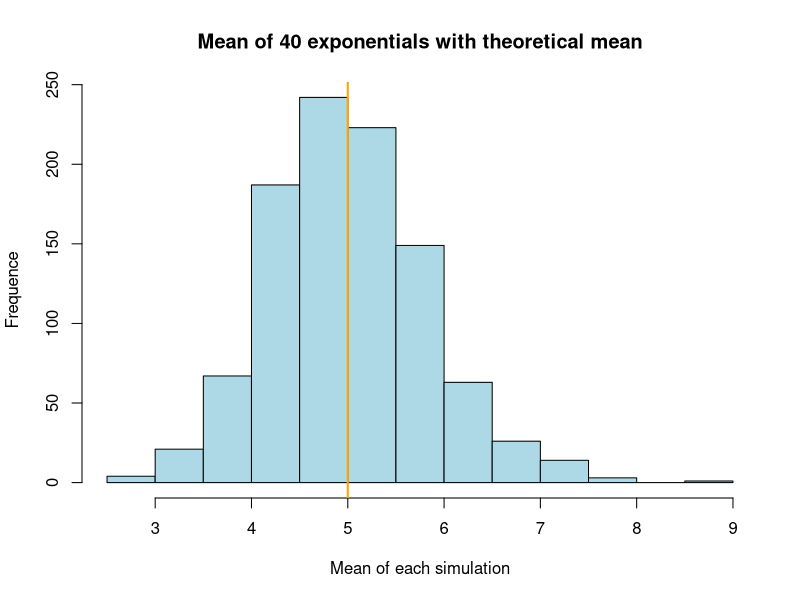
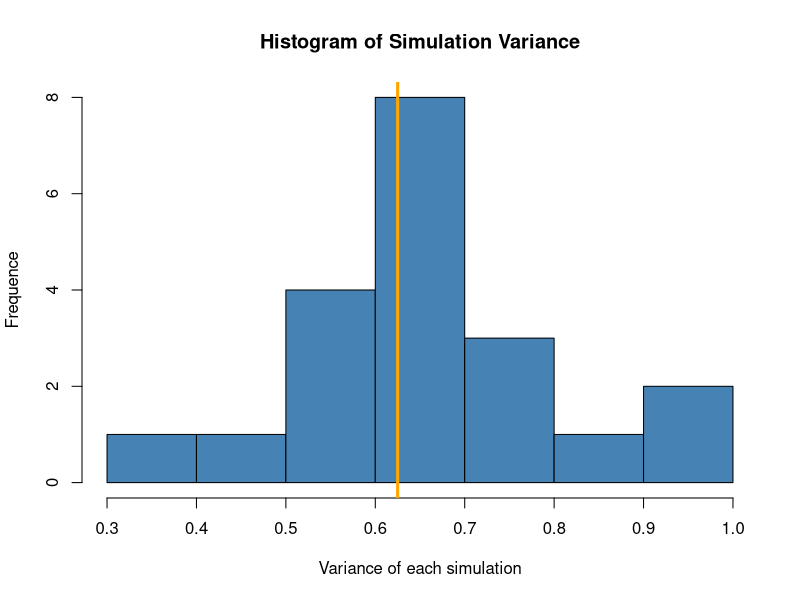
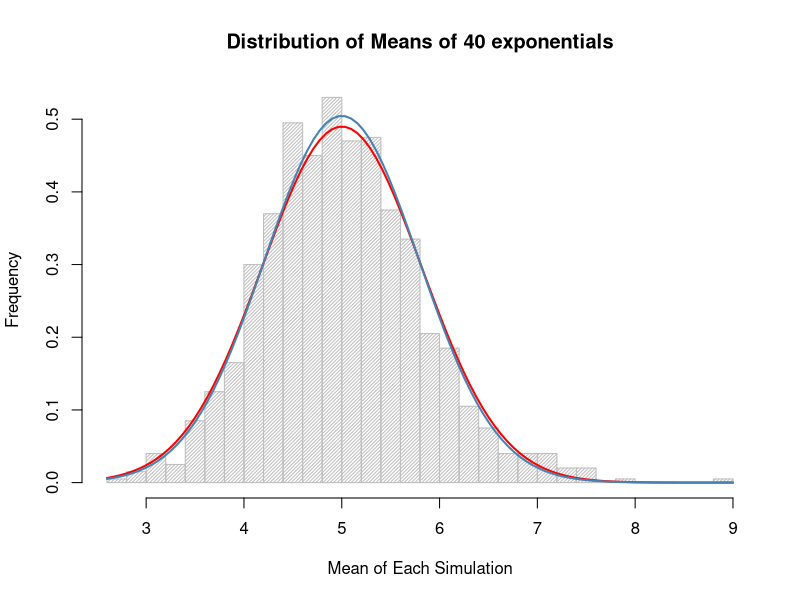

Generate these figures, in order, with R:
## ---- chunk 1
library(knitr)
opts_chunk$set(echo = TRUE, warning = FALSE, message = FALSE)
## ---- chunk 2
set.seed(234) #insure reproducibility
n <- 40 #number of exponentials
lambda <- .2 #default lambda values
sim <- 1000 #number of simulations
z_value <- 1.96 #95% confidence interval
## ---- chunk 3
#create a matrix to hold up data for exponential distribution
data <- matrix(rexp(n*sim, rate = lambda), sim)

## ---- chunk 4
#calculate the mean through each row and assign all means to simMn
simMn <- rowMeans(data)
#the mean of the simMn is what we want to get for comparison
MnMean <- mean(simMn)
paste("The sample mean of our simulations is", round(MnMean, 5))

#For comparison, we print our theoretical mean
theoMean <- 1/lambda
paste("By comparison, our theoretical mean is", theoMean)

paste("The difference is", round(MnMean - theoMean, 5))
## ---- chunk 5
hist(simMn, xlab = "Mean of each simulation", ylab = "Frequence", 
     col = "lightblue", breaks = 20,
     main = "Mean of 40 exponentials with theoretical mean")
abline(v=theoMean, col = "orange", lwd = 2)
## ---- chunk 6
#calculate the variance of all averages
variance <- var(simMn)

#calculate the theoretical variance
theoVar <- (1/lambda)^2/n

#We paste those two variance for comparison
paste("The sample variance of our simulations is", round(variance,5))
paste("By comparison, the theoretical variance of our simulations is", theoVar)
paste("The difference is", round(variance - theoVar, 5))
## ---- chunk 7
#calculate the variance of each simulation
simVar <- c()
for (i in seq(from=1, to = 1000, by = 50)) {
        temp <- var(rowMeans(data[i:(i+49), ]))
        simVar <- c(simVar, temp)
}
hist(simVar, xlab = "Variance of each simulation", ylab = "Frequence", 
     col = "steelblue",
     main = "Histogram of Simulation Variance")
abline(v = theoVar, lwd = 3, col = "orange")
        
## ---- chunk 8
hist(simMn, xlab = "Mean of Each Simulation",
     ylab = "Frequency", breaks = 40, 
     probability = TRUE, density = 40, col = "grey",
     main = "Distribution of Means of 40 exponentials")
curve(dnorm(x, mean = MnMean, sd = sqrt(variance)), col = "red", lwd = 2, add = TRUE)
curve(dnorm(x, mean = theoMean, sd = sqrt(theoVar)), col = "steelblue", lwd = 2, add = TRUE)
## ---- chunk 9
#The CI value for sample
simCI <- MnMean + c(-1,1)*z_value*variance/sqrt(n)
#The CI value for theory
theoCI <- theoMean + c(-1,1)*z_value*theoVar/sqrt(n)
#calculate the difference
difference <- simCI-theoCI

simCI
theoCI
difference
